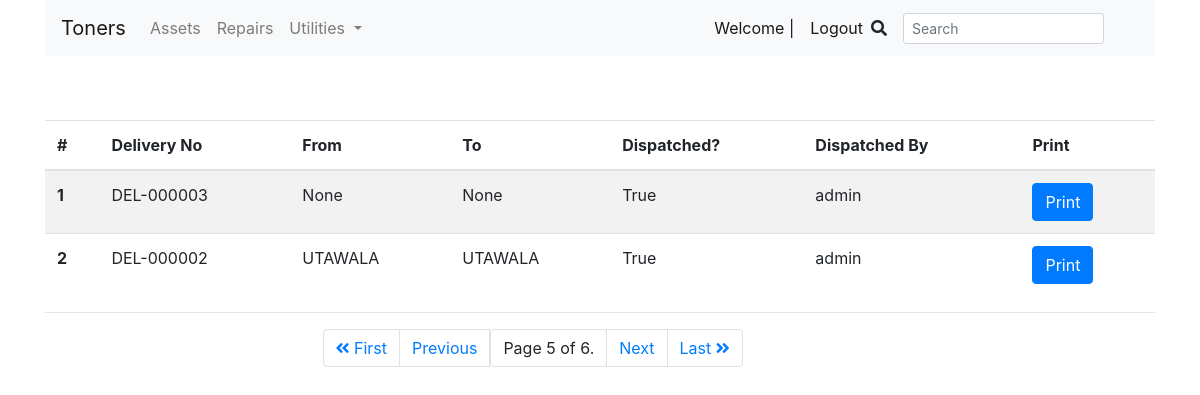
The app's page /assets/deliveries/?page=5 (signed in) with its own data.
### apps/assets/models.py (models this page shows, shortened)
class Delivery(models.Model):
    staff = models.ForeignKey(
        Staff, on_delete=models.CASCADE, blank=True, null=True)
    date_dispatched = models.DateTimeField(auto_now_add=True)
    dispatched = models.BooleanField(default=False)
    deliveryNo = models.CharField(max_length=200, null=True, blank=True)
    fromLocation = models.ForeignKey(Location, on_delete=models.CASCADE, null=True, blank=True)
    toLocation = models.ForeignKey(
        Location, on_delete=models.CASCADE, null=True, blank=True, related_name="toLocation")
    vendor = models.ForeignKey(
        Vendor, on_delete=models.CASCADE, null=True, blank=True, related_name="toLocation")

class Staff(models.Model):
    user = models.OneToOneField(
        User, on_delete=models.CASCADE, null=True, blank=True)
    location = models.ForeignKey(
        'Location', on_delete=models.CASCADE, null=True, blank=True)
    def __str__(self):
        return str(self.user)

class Location(models.Model):
    name = models.CharField(max_length=200, blank=True, null=True)
    def __str__(self):
        return self.name

### apps/assets/views.py (the view)
# urls.py: path('deliveries/',views.deliveries, name='deliveries'),
@login_required
def deliveries(request):
    if request.user.is_authenticated:
        deliveryList = Delivery.objects.filter(
            dispatched=True).order_by('id').reverse()
        paginator = Paginator(deliveryList, 2)
        page_number = request.GET.get('page')
        pages = paginator.get_page(page_number)
    context = {
        'pages': pages,
    }
    return render(request, 'assets/deliveries.html', context)

### templates/assets/deliveries.html (shortened to what this page needs)
{% extends '../layout.html' %}
{% load static %}
{% block content %}
<table class="table table-striped " >
    <thead>
        <tr>
            <th scope="col">#</th>
            <th scope="col">Delivery No</th>
            <th scope="col">From</th>
            <th scope="col">To</th>
            <th scope="col">Dispatched?</th>
            <th scope="col">Dispatched By</th>
            <th scope="col">Print</th>
        </tr>
    </thead>
    <tbody>
        {% for a in pages %}
        <tr>
            <th scope="row">{{forloop.counter}}</th>
            <td>{{a.deliveryNo}}</td>
            <td>{{a.fromLocation}}</td>
            <td>{{a.toLocation}}</td>
            <td>{{a.dispatched}}</td>
            <td>{{a.staff}}</td>
            <td>
                <a href="{% url 'assets:pdf' a.pk %}">
                    <button class="btn btn-primary">Print</button>
                </a>
            </td>
        </tr>
        {% endfor %}
    </tbody>
</table>
<hr>
<nav aria-label="Page navigation example" style="margin:auto; width:50%;">
    <ul class="pagination">
        {% if pages.has_previous %}
        <li class="page-item"><a class="page-link" href="?page=1"><i class="fas fa-angle-double-left size:9x"></i>
                First</a></li>
        <li class="page-item "><a class="page-link" href="?page={{ pages.previous_page_number }}">Previous</a></li>
        {% else %}
        <li class="page-item disabled"><a class="page-link" href="#"></i> First</a></li>
        <li class="page-item disabled"><a class="page-link" href="#" tabindex="-1">Previous</a></li>
        {% endif %}
        <span class="current">
            <li class="page-item "><a class="page-link"> Page {{ pages.number }} of {{pages.paginator.num_pages }}. </a>
            </li>
        </span>
        {% if pages.has_next %}
        <li class="page-item"><a class="page-link" href="?page={{ pages.next_page_number }}">Next</a></li>
        <li class="page-item"><a class="page-link" href="?page={{ pages.paginator.num_pages }}">Last <i
                    class="fas fa-angle-double-right"></i></a></li>
        {% else %}
        <li class="page-item disabled"><a class="page-link" href="#">Next</a></li>
        <li class="page-item disabled"><a class="page-link" href="#">Last <i class="fas fa-angle-double-right"></i></a>
        </li>
        {% endif %}
    </ul>
</nav>
{% endblock content %}

### static/css/style.css (style rules this page uses)
nav { margin-bottom: 4em; }

### static/css/all.css (style rules this page uses)
.fa, .fas, .far, .fal, .fad, .fab { -moz-osx-font-smoothing: grayscale; -webkit-font-smoothing: antialiased; display: inline-block; font-style: normal; font-variant: normal; text-rendering: auto; line-height: 1; }
.fa-angle-double-left:before { content: "\f100"; }
.fa-angle-double-right:before { content: "\f101"; }
.fa, .fas { font-family: 'Font Awesome 5 Free'; font-weight: 900; }

### records on screen
Delivery: deliveryNo "DEL-000003", fromLocation "None", toLocation "None", dispatched "True", staff "admin"
Delivery: deliveryNo "DEL-000002", fromLocation "UTAWALA", toLocation "UTAWALA", dispatched "True", staff "admin"

### other values on screen
{{ pages.number }} "5"
{{ pages.paginator.num_pages }} "6"
